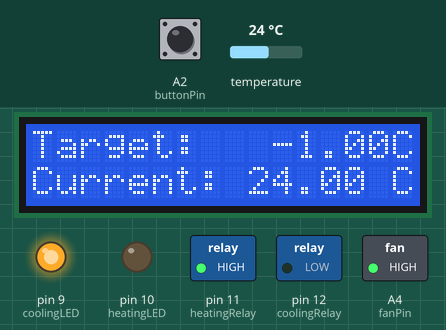
Simulated run of this sketch. Board: Arduino Nano Every. Parts: 16×2 character LCD, switched loads named in the sketch (green lamp = pin HIGH), output pins drawn as LEDs (lit = HIGH). The test bench sets the inputs (shaded band); at power-on: A2 (buttonPin) HIGH, temperature 24 °C. EEPROM starts erased; what the sketch prints to the serial monitor is not drawn.

Above: at 3.3 s.
3.4 s: A2 (buttonPin) pulled LOW for 0.15 s
At 4.1 s:
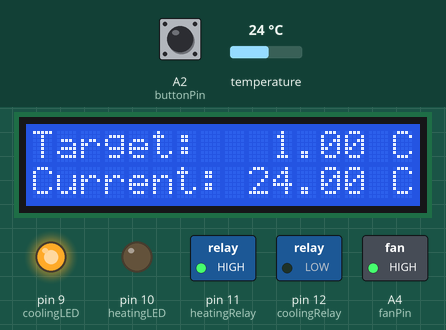
5.1 s: A2 (buttonPin) pulled LOW for 1 s
At 5.9 s:
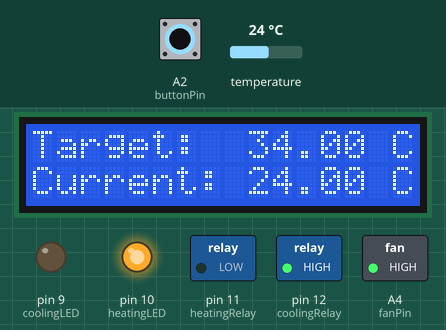
7.6 s: temperature set to 33.1 °C
At 8.7 s:
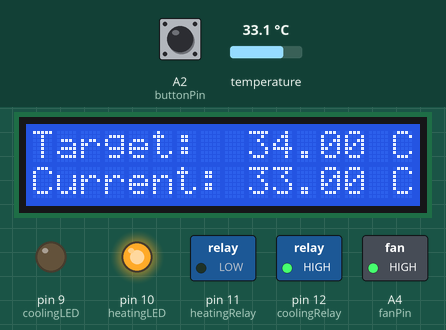
9.1 s: temperature set to 33.9 °C
At 10.3 s:
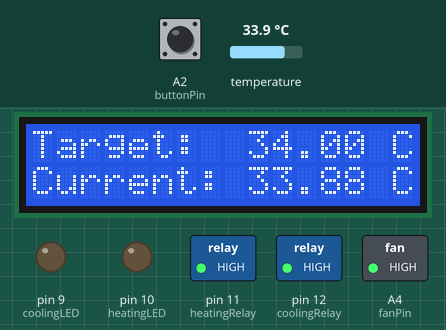
10.6 s: A2 (buttonPin) pulled LOW for 0.15 s
At 11.7 s:
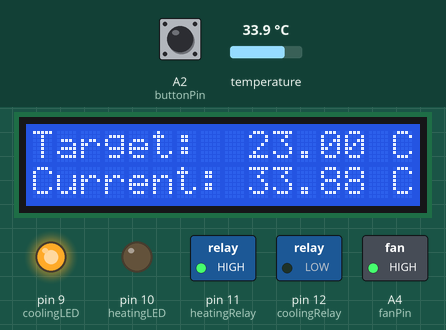
12.2 s: temperature set to 23.9 °C
At 13.3 s:
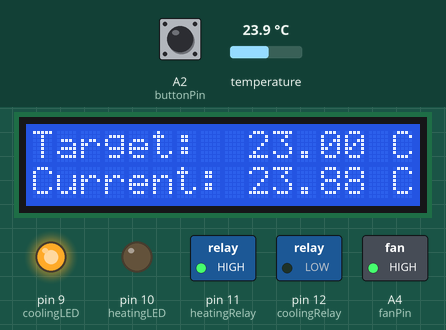
13.7 s: temperature set to 23.2 °C
Timing chart, 0 to 16.2 s (numbered marks = the images above; inputs shaded):
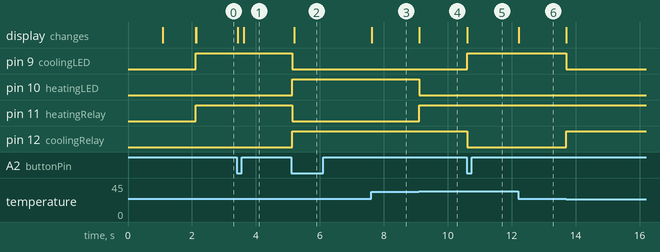

Measured:
- the behaviour switches between 33.8 and 33.9 °C on temperature (found by bisection; images 3 and 4)
- after the input at 3.4 s, the display: first changes at once (image 1 shows a later state)
- after the input at 5.1 s, pin 9 (coolingLED), pin 11 (heatingRelay): HIGH → LOW at once; pin 10 (heatingLED), pin 12 (coolingRelay): LOW → HIGH at once; the display: changes after 0.10 s (image 2)
- after the input at 7.6 s, the display: changes at once (image 3)
- after the input at 9.1 s, pin 10 (heatingLED): HIGH → LOW at once; pin 11 (heatingRelay): LOW → HIGH at once; the display: changes at once (image 4)
- after the input at 10.6 s, pin 9 (coolingLED): LOW → HIGH at once; pin 12 (coolingRelay): HIGH → LOW at once; the display: changes at once (image 5)
- after the input at 12.2 s, the display: changes at once (image 6)
- after the input at 13.7 s, pin 9 (coolingLED): HIGH → LOW at once; pin 12 (coolingRelay): LOW → HIGH at once

The sketch:

beerHeat.ino
```cpp
  /*************************
  TO DO

   2)  Temperature calibration - put in calibrate mode, hold in boiling water, and save highest offset to EEPROM
   3)  Beep if temp is too far out?
   4)  If I ever rebuild this, merge the Relay and LED control variables into a single pin, derp

  Originally written by Eric Light 2021-01-01. Updates since then.

  Requires OneWriteNoResistor library from https://github.com/bigjosh/OneWireNoResistor/
  and the Dallas Temperature library from https://github.com/milesburton/Arduino-Temperature-Control-Library/

* !NOTE! - If running an Arduino Nano EVERY (ATMEGA4809), the OneWireNoResistor library will fail. I worked around this by manually
* !NOTE! - hacking the four changes outlined at https://github.com/bigjosh/OneWireNoResistor/commit/ebba80cf61920aef399efa252826b1b59feb6589

  See end for Pinouts

*/

#include <OneWire.h>
#include <DallasTemperature.h>
#include <LiquidCrystal.h>
#include <EEPROM.h>


// Initial setup declarations, constants, and global variables
const char SW_VERSION[] = "20220501";
const int targetTemps[] = {38, 34, 23, 18, 10, 1};  // array of temperatures the button will cycle through; append as required

// Static pin declarations
const int coolingLED = 9; const int heatingLED = 10;  // Incidator LED's
const int coolingRelay = 12; const int heatingRelay = 11; const int tempProbePin = A5; const int buttonPin = A2;
const int RS = 2; const int E = 3; const int D4 = 4; const int D5 = 5; const int D6 = 6; const int D7 = 7;  // LCD Panel

// Fan setup
const int fanPin = A4; const int fanCycleDuration = 5; // time in minutes between fan state toggles
long fanLastToggle = 0; // Last time the fan toggled states

// Button variables
unsigned long debounceDelay = 80;           // the time required between button state changes, to consider it a valid press
unsigned int buttonPresses = 0;             // buttonPresses is an increasing incrementing count

int lastButtonState = HIGH;
unsigned long lastButtonPressTime = 0;      // last time a button state change was detected
unsigned long lastSerialTempPrint = 0;      // last time the temp was printed to Serial
unsigned long lastScreenClearTime = 0;      // last time the LCD screen was cleared (only clear periodically to reduce flicker)

// Temperature definitions                  // A deadband reduces control switching by allowing the temperature to drift a given distance from target.
float tempRange = .8;                       // This distance from target is the deadband. 0.5 is fairly tight control; 0.8 is easier on the fridge
bool achievedTargetTemp = false;            // Used to determine if we're in deadband, or if we're still trying to achieve temp
int targetC = targetTemps[0];
float tempC = targetTemps[0];

// Set up thermocouple libraries
#define ONE_WIRE_BUS tempProbePin
#define TEMPERATURE_PRECISION 11            // Precision of 11 is much faster
OneWire oneWire(ONE_WIRE_BUS);
DallasTemperature sensors(&oneWire);
DeviceAddress tempProbe;

// Set up LCD screen
LiquidCrystal lcd(RS, E, D4, D5, D6, D7);

// Begin
void setup()
{

  Serial.begin(9600); Serial.println("Starting up...");

  // Basic pin setup at boot
  pinMode(buttonPin, INPUT_PULLUP); pinMode(fanPin, OUTPUT);
  pinMode(coolingLED, OUTPUT); pinMode(heatingLED, OUTPUT);
  pinMode(coolingRelay, OUTPUT); pinMode(heatingRelay, OUTPUT);
  digitalWrite(coolingRelay, LOW); digitalWrite(heatingRelay, LOW); digitalWrite(fanPin, HIGH);


  digitalWrite(coolingLED, LOW); digitalWrite(heatingLED, LOW);

  Serial.println("Pins initialised, setting up probe and screen...");

  initialise_display();
  initialise_tempProbe();
  lastButtonPressTime = millis();
  lastSerialTempPrint = millis();

  EEPROM.get(0, targetC);
  Serial.print("Retrieved targetC from EEPROM: ");
  Serial.println(targetC);

  // if you're pressing the button, you're probably toggling from hot to crash-chill, or from crash-chill to hot; so set
  // the "next button press" to be the last option in targetTemps[]; this makes the first buttonpress result in a target
  // of 1 degree, so has a 50% chance of reducing user button pressing...
  buttonPresses = (sizeof(targetTemps) / sizeof(targetTemps[0])) - 2;

  Serial.println("Completed setup.");

}


void loop()
{

  // Our basic loop for the whole show

  update_screen();

  poll_temperature();

  toggle_fan();

  observe_button_press();

  adjust_temperature();

  save_temp();

}

void toggle_fan() {

  if ((millis() - fanLastToggle) > (fanCycleDuration * 60000)) {

    fanLastToggle = millis();
    digitalWrite(fanPin, !digitalRead(fanPin));

  }

}


void save_temp() {

  // If it's been ten seconds since the last button press, save it to EEPROM
  if (((millis() - lastButtonPressTime) >= 10000) && ((millis() - lastButtonPressTime) <= 10060)) {
    Serial.println("Saving temp setting.");
    EEPROM.put(0, targetC);
    delay(60);  // wait for the end of the 60ms window, so we don't accidentally write twice
  }

}


void observe_button_press() {

  // It's a INPUT_PULLUP pin, so LOW == pressed
  if (digitalRead(buttonPin) == LOW) {

    // Only react if it's been held down for a duration; otherwise buttons have a tendency to 'bounce'
    if ((millis() - lastButtonPressTime) > debounceDelay) {

      buttonPresses++;
      // This ugly thing cycles through the array of target temps; modulo makes it loop from end to start.
      // The array upper boundary is the total size of the array (in bytes), divided by the size (in bytes) of those things.
      targetC = targetTemps[buttonPresses % (sizeof(targetTemps) / sizeof(targetTemps[0]))];
      Serial.println("Button acknowledged");

    }

    lastButtonPressTime = millis();
  }

}


void adjust_temperature() {

//  if (tempC < -85) {
//    // When probe is disconnected, it reports -127 degrees C.
 //   no_probe();
//    return;
//  }

  float gap = tempC - targetC;

  // First we need to determine if we're aiming for the true target, or are we in the deadband?

  // Breached deadband, need to achieve actual target
  if (abs(gap) > tempRange) achievedTargetTemp = false;

  // If the gap is less than .15 degrees, we've achieved the target temp and can enter deadband.
  if (abs(gap) < .15) achievedTargetTemp = true;

  if (achievedTargetTemp) {

    // Either we've arrived at temp, or we're within the deadband.  Relax!
    cooling(false); heating(false);

  }
  else
  {

    // We have either not yet reached target, or we've exceeded deadband, so aim for true target
    if (tempC > targetC) cooling(true);
    if (tempC < targetC) heating(true);

  }

  // Some basic output to Serial
  if (millis() - lastSerialTempPrint > 1000) {
    Serial.print("Target: ");
    Serial.print(targetC);
    Serial.print("   Temp:   ");
    Serial.print(tempC, 2);
    Serial.print("   Gap: ");
    Serial.println(gap);
    lastSerialTempPrint = millis();
  }

}


void no_probe() {

  cooling(false);
  heating(false);
  Serial.println("No temperature probe detected!");

}


void cooling(bool on) {

  // Basically this whole subroutine is upside-down and I don't know why.  Why is the relay LOW==on?
  if (on) {
    if (digitalRead(coolingRelay) == HIGH) Serial.println("Beginning cooling.  Ensuring heating is off.");
    heating(false);
    digitalWrite(coolingLED, HIGH); digitalWrite(coolingRelay, LOW);
  }
  else {
    if (digitalRead(coolingRelay) == LOW) Serial.println("Finished cooling.");
    digitalWrite(coolingLED, LOW); digitalWrite(coolingRelay, HIGH);
  }
}


void heating(bool on) {

  // Basically this whole subroutine is upside-down and I don't know why.  Why is the relay LOW==on?
  if (on) {
    if (digitalRead(heatingRelay) == HIGH) Serial.println("Beginning heating.  Ensuring cooling is off.");
    cooling(false);
    digitalWrite(heatingLED, HIGH); digitalWrite(heatingRelay, LOW);
  }
  else {
    if (digitalRead(heatingRelay) == LOW) Serial.println("Finished heating.");
    digitalWrite(heatingLED, LOW); digitalWrite(heatingRelay, HIGH);
  }
}


void update_screen() {

  // Only clear the screen twice a second to prevent flicker
  if (millis() - lastScreenClearTime >= 500) {
    lcd.clear();
    lastScreenClearTime = millis();
  }

  lcd.setCursor(0, 0);
  lcd.print("Target:  ");
  if (targetC < 10) lcd.print(" ");
  lcd.print(targetC);
  lcd.print(".00");
  lcd.setCursor(15, 0);
  lcd.print("C");

  lcd.setCursor(0, 1);
  if (tempC < -80) {
    lcd.print("Unplugged!");
  }
  else {
    lcd.print("Current: ");
    if (tempC < 10) lcd.print(" ");
    lcd.print(tempC);
    lcd.setCursor(15, 1);
    lcd.print("C");
  }

}


void poll_temperature() {
  // Read the most recent temperature calculated by the probe, and tell it to start a new one.
  tempC = sensors.getTempC(tempProbe);
  sensors.requestTemperatures();
}


void initialise_display() {

  // set up the LCD's number of columns and rows:
  lcd.begin(16, 2);
  lcd.clear();
  lcd.setCursor(0, 0);
  lcd.print("Starting up...");
  lcd.setCursor(0, 1);
  lcd.print("Version " + (String)SW_VERSION);
  delay(1000);
  lcd.clear();

}


void initialise_tempProbe() {

  // Initialise thermocouple
  sensors.getAddress(tempProbe, 0);
  sensors.setResolution(tempProbe, TEMPERATURE_PRECISION);
  sensors.setWaitForConversion(false);      // temperature conversion takes time; this makes it asynchronous
  delay(500); sensors.begin(); delay(500);  // These delays are here to prevent probe failing on boot
  sensors.requestTemperatures();
}

/* Pinout:

  GND
  D2 - LED screen RS
  D3 - LED screen E
  D4 - LED screen D4
  D5 - LED screen D5
  D6 - LED screen D6
  D7 - LED screen D7
  D8 -
  D9 - CoolingLED
  D10 - Heating LED
  D11 - Heating Relay control
  D12 - Cooling Relay control
  D13 - (can't use due to onboard LED coexisting - https://forum.arduino.cc/index.php?topic=493665.0)
  3.3v
  A0
  A1
  A2 - Selector button
  A3 -
  A4 - Fan
  A5 - Temperature probe data pin  (DS18B20)
  A6 - (can't use, truly analog only)
  A7 - (can't use, truly analog only)
  5v - Power input if using a regulated +5v power supply
  GND


  Screen PINS
  A - 5v
  K - GND
  D7 - 7
  D6 - 6
  D5 - 5
  D4 - 4
  D0 through D3 - nothing
  E - 3
  RW - GND
  RS - 2
  V0 - 10k Trimpot
  VDD - +5v
  VSS - GND
*/
```
